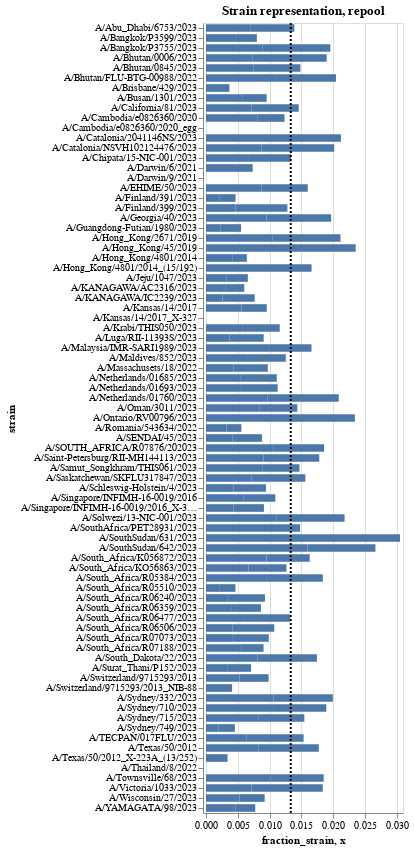

Source (notebook cell):
### Markdown cell above
## Visualize barcode- and strain-level balancing in the current pool

### Code cell
# Plot the current fraction of each strain in the pool
strains_chart = (
    alt.Chart(mean_single_well)
    .encode(
        alt.X(
            "fraction_strain",
            scale=alt.Scale(nice=False, padding=3),
        ),
        alt.Y("strain"),
        
        tooltip = ['strain', 'fraction_strain', 'est_tcid50'],
    )
).mark_bar(height={"band": 0.85}).properties(
        height=alt.Step(10),
        width=250,
        title="",
    ).properties(
        height = alt.Step(10),
        width = 200,
        title = "Strain representation, repool")

# add veritcal line where we would expect equal representation of all barcodes in pool
expected_line = alt.Chart(
    pd.DataFrame({'x': [1/num_strains]})
).mark_rule(strokeDash = [2,2], strokeWidth = 2).encode(x = 'x')

# plot both barcode counts and expected line
strains_chart + expected_line

### Figure 1 — Vega-Lite specification as saved in the notebook (floating-point values rounded to 4 significant figures; data arrays with more than 128 entries replaced by an {"elided": "..."} marker saying what was removed)
{"config": {"view": {"continuousWidth": 300, "continuousHeight": 300}}, "layer": [{"data": {"name": "data-1aecdb61d33a7cd24d5cfb4857cf6f5e"}, "mark": {"type": "bar", "height": {"band": 0.85}}, "encoding": {"tooltip": [{"field": "strain", "type": "nominal"}, {"field": "fraction_strain", "type": "quantitative"}, {"field": "est_tcid50", "type": "quantitative"}], "x": {"field": "fraction_strain", "scale": {"nice": false, "padding": 3}, "type": "quantitative"}, "y": {"field": "strain", "type": "nominal"}}, "title": "Strain representation, repool"}, {"data": {"name": "data-3415c78cab05fda47dddc30b568f21f8"}, "mark": {"type": "rule", "strokeDash": [2, 2], "strokeWidth": 2}, "encoding": {"x": {"field": "x", "type": "quantitative"}}}], "height": {"step": 10}, "width": 200, "$schema": "https://vega.github.io/schema/vega-lite/v5.16.3.json", "datasets": {"data-1aecdb61d33a7cd24d5cfb4857cf6f5e": {"elided": "158 records"}, "data-3415c78cab05fda47dddc30b568f21f8": [{"x": 0.01333}]}}
